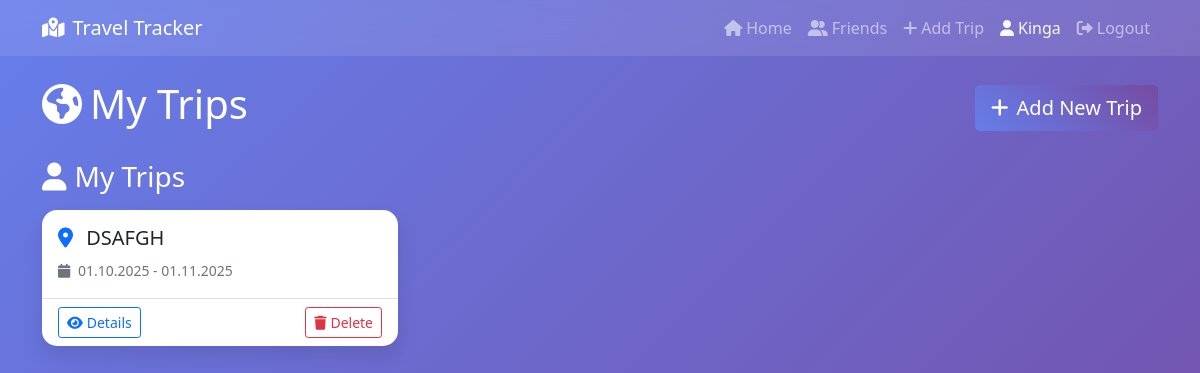
The app's page /index (signed in) with its own data.
### users.py (models this page shows, shortened)
class User(UserMixin, db.Model):
    id = db.Column(db.Integer, primary_key=True)
    username = db.Column(db.String(80), unique=True, nullable=False)
    email = db.Column(db.String(120), unique=True, nullable=False)
    password_hash = db.Column(db.String(200), nullable=False)
    first_name = db.Column(db.String(50), nullable=False)
    last_name = db.Column(db.String(50), nullable=False)
    created_at = db.Column(db.DateTime, default=datetime.utcnow)
    is_active = db.Column(db.Boolean, default=True)

### models.py (models this page shows, shortened)
class Trip(db.Model):
    __tablename__ = 'trips'
    id = db.Column(db.Integer, primary_key=True)
    user_id = db.Column(db.Integer, db.ForeignKey("user.id"), nullable=False)
    destination = db.Column(db.String(100), nullable=False)
    start_date = db.Column(db.Date, nullable=False)
    end_date = db.Column(db.Date, nullable=False)
    description = db.Column(db.Text)
    created_at = db.Column(db.DateTime, default=lambda: datetime.now(timezone.utc))
    accommodations = db.relationship('Accomodation', back_populates="trip", cascade="all, delete-orphan", lazy="selectin")
    travels = db.relationship('Travel', back_populates="trip", cascade="all, delete-orphan", lazy="selectin")
    user = db.relationship('User', backref='trips')

### routes.py (the view)
@main_bp.route('/')
@main_bp.route('/index')
def index():
    if current_user.is_authenticated:
        trips = Trip.query.filter_by(user_id=current_user.id).order_by(Trip.start_date.desc()).all()
        shared_trips = TripSharing.get_user_shared_trips(current_user.id)
        shared_trip_objects = [sharing.trip for sharing in shared_trips]
        pending_invitations = TripSharing.get_pending_invitations(current_user.id)
    else:
        trips = []
        shared_trip_objects = []
        pending_invitations = []
    return render_template('index.html',
                         trips=trips,
                         shared_trips=shared_trip_objects,
                         pending_invitations=pending_invitations)

### app.py (called while the page is built)
def create_app():
    app = Flask(__name__)
    app.config.from_object('config.Config')
    db.init_app(app)
    login_manager.init_app(app)
    login_manager.login_view = 'main.login'
    login_manager.login_message = 'You must log in to access this page.'
    login_manager.login_message_category = 'info'
    @login_manager.user_loader
    def load_user(user_id):
        from users import User
        return User.query.get(int(user_id))
    from routes import main_bp
    app.register_blueprint(main_bp)
    return app

### trip_sharing.py (called while the page is built)
    @staticmethod
    def get_user_shared_trips(user_id):
        return TripSharing.query.filter_by(
            shared_with_id=user_id,
            status='accepted'
        ).all()

    @staticmethod
    def get_pending_invitations(user_id):
        return TripSharing.query.filter_by(
            shared_with_id=user_id,
            status='pending'
        ).all()

### templates/index.html (shortened to what this page needs)
{% extends "base.html" %}
{% block content %}
<div class="row">
    <div class="col-12">
        <div class="d-flex justify-content-between align-items-center mb-4">
            <h1 class="text-white">
                <i class="fas fa-globe-americas me-2"></i>My Trips
            </h1>
            <a href="{{ url_for('main.add_trip') }}" class="btn btn-primary btn-lg">
                <i class="fas fa-plus me-2"></i>Add New Trip
            </a>
        </div>
        {% if trips %}
            <h3 class="text-white mb-3">
                <i class="fas fa-user me-2"></i>My Trips
            </h3>
            <div class="row mb-5">
                {% for trip in trips %}
                <div class="col-md-6 col-lg-4 mb-4">
                    <div class="card h-100">
                        <div class="card-body">
                            <h5 class="card-title">
                                <i class="fas fa-map-marker-alt text-primary me-2"></i>
                                {{ trip.destination }}
                            </h5>
                            <p class="card-text">
                                <small class="text-muted">
                                    <i class="fas fa-calendar me-1"></i>
                                    {{ trip.start_date.strftime('%d.%m.%Y') }} - {{ trip.end_date.strftime('%d.%m.%Y') }}
                                </small>
                            </p>
                        </div>
                        <div class="card-footer bg-transparent">
                            <div class="d-flex justify-content-between">
                                <a href="{{ url_for('main.trip_detail', id=trip.id) }}" class="btn btn-outline-primary btn-sm">
                                    <i class="fas fa-eye me-1"></i>Details
                                </a>
                                <a href="{{ url_for('main.delete_trip', id=trip.id) }}"
                                   class="btn btn-outline-danger btn-sm"
                                   onclick="return confirm('Are you sure you want to delete this trip?')">
                                    <i class="fas fa-trash me-1"></i>Delete
                                </a>
                            </div>
                        </div>
                    </div>
                </div>
                {% endfor %}
            </div>
        {% endif %}
    </div>
</div>
{% endblock %}

### templates/base.html (shortened to what this page needs)
<!DOCTYPE html>
<html lang="en">
<head>
    <link href="https://cdn.jsdelivr.net/npm/bootstrap@5.1.3/dist/css/bootstrap.min.css" rel="stylesheet">
    <link href="https://cdnjs.cloudflare.com/ajax/libs/font-awesome/6.0.0/css/all.min.css" rel="stylesheet">
</head>
<body>
    <nav class="navbar navbar-expand-lg navbar-dark">
        <div class="container">
            <a class="navbar-brand" href="{{ url_for('main.index') }}">
                <i class="fas fa-map-marked-alt me-2"></i>Travel Tracker
            </a>
            <div class="navbar-nav ms-auto">
                <a class="nav-link" href="{{ url_for('main.index') }}">
                    <i class="fas fa-home me-1"></i>Home
                </a>
                {% if current_user.is_authenticated %}
                    <a class="nav-link" href="{{ url_for('main.friends') }}">
                        <i class="fas fa-user-friends me-1"></i>Friends
                    </a>
                    <a class="nav-link" href="{{ url_for('main.add_trip') }}">
                        <i class="fas fa-plus me-1"></i>Add Trip
                    </a>
                    <span class="nav-link text-light">
                        <i class="fas fa-user me-1"></i>{{ current_user.first_name }}
                    </span>
                    <a class="nav-link" href="{{ url_for('main.logout') }}">
                        <i class="fas fa-sign-out-alt me-1"></i>Logout
                    </a>
                {% endif %}
            </div>
        </div>
    </nav>
    <div class="container mt-4">
        {% block content %}{% endblock %}
    </div>
</body>
</html>

### templates/base.html (style rules this page uses)
body { background: linear-gradient(135deg, #667eea 0%, #764ba2 100%); min-height: 100vh; }
.card { box-shadow: 0 10px 20px rgba(0,0,0,0.1); border: none; border-radius: 15px; }
.navbar { background: rgba(255,255,255,0.1) !important; backdrop-filter: blur(10px); }
.btn-primary { background: linear-gradient(45deg, #667eea, #764ba2); border: none; }

### records on screen
User: first_name "Kinga"
Trip: destination "DSAFGH", start_date "01.10.2025", end_date "01.11.2025"
